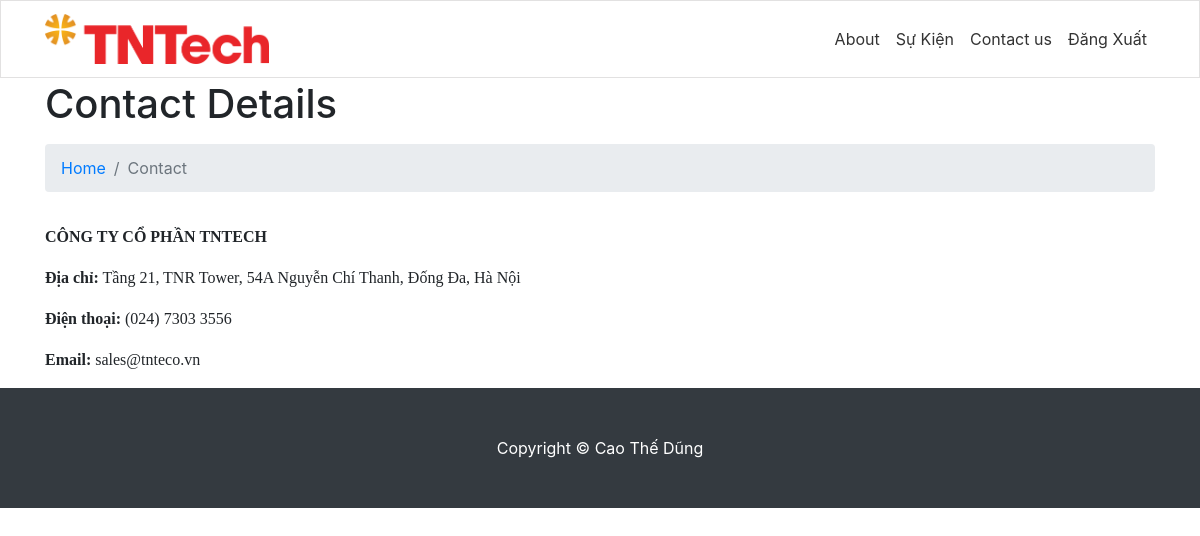
The page /sukien1/contact-us.php on the database its author committed.
### tables this page shows
CREATE TABLE `tblpages` (
  `id` int(11) NOT NULL,
  `PageName` varchar(200) DEFAULT NULL,
  `PageTitle` mediumtext DEFAULT NULL,
  `Description` longtext DEFAULT NULL,
  `PostingDate` timestamp NULL DEFAULT current_timestamp(),
  `UpdationDate` timestamp NULL DEFAULT NULL ON UPDATE current_timestamp()
);

### sukien1/contact-us.php (the view, shortened to what this page needs)
<?php
include('includes/config.php');
?>
<!DOCTYPE html>
<html lang="en">
  <head>
    <link href="vendor/bootstrap/css/bootstrap.min.css" rel="stylesheet">
    <link href="css/modern-business.css" rel="stylesheet">
  </head>
  <body>
    <?php include('includes/header.php');?>
    <div class="container">
<?php
$pagetype='contactus';
$query=mysqli_query($con,"select PageTitle,Description from tblpages where PageName='$pagetype'");
while($row=mysqli_fetch_array($query))
{
?>
      <h1 class="mt-4 mb-3"><?php echo htmlentities($row['PageTitle'])?>
      </h1>
      <ol class="breadcrumb">
        <li class="breadcrumb-item">
          <a href="index.php">Home</a>
        </li>
        <li class="breadcrumb-item active">Contact</li>
      </ol>
      <div class="row">
        <div class="col-lg-12">
          <p><?php echo $row['Description'];?></p>
        </div>
      </div>
<?php } ?>
    </div>
 <?php include('includes/footer.php');?>
  </body>
</html>

### sukien1/css/modern-business.css (style rules this page uses)
body { padding-top: 54px; }
@media (min-width: 992px) { body { padding-top: 56px; } }

### rows shown on the page
tblpages: PageTitle "Contact Details", Description "CÔNG TY CỔ PHẦN TNTECH Địa chỉ: Tầng 21, TNR Tower, 54A Nguyễn Chí Thanh, Đống Đa, Hà Nội Điện thoại: (024) 7303 3556 Email: sales@tnteco.vn"
